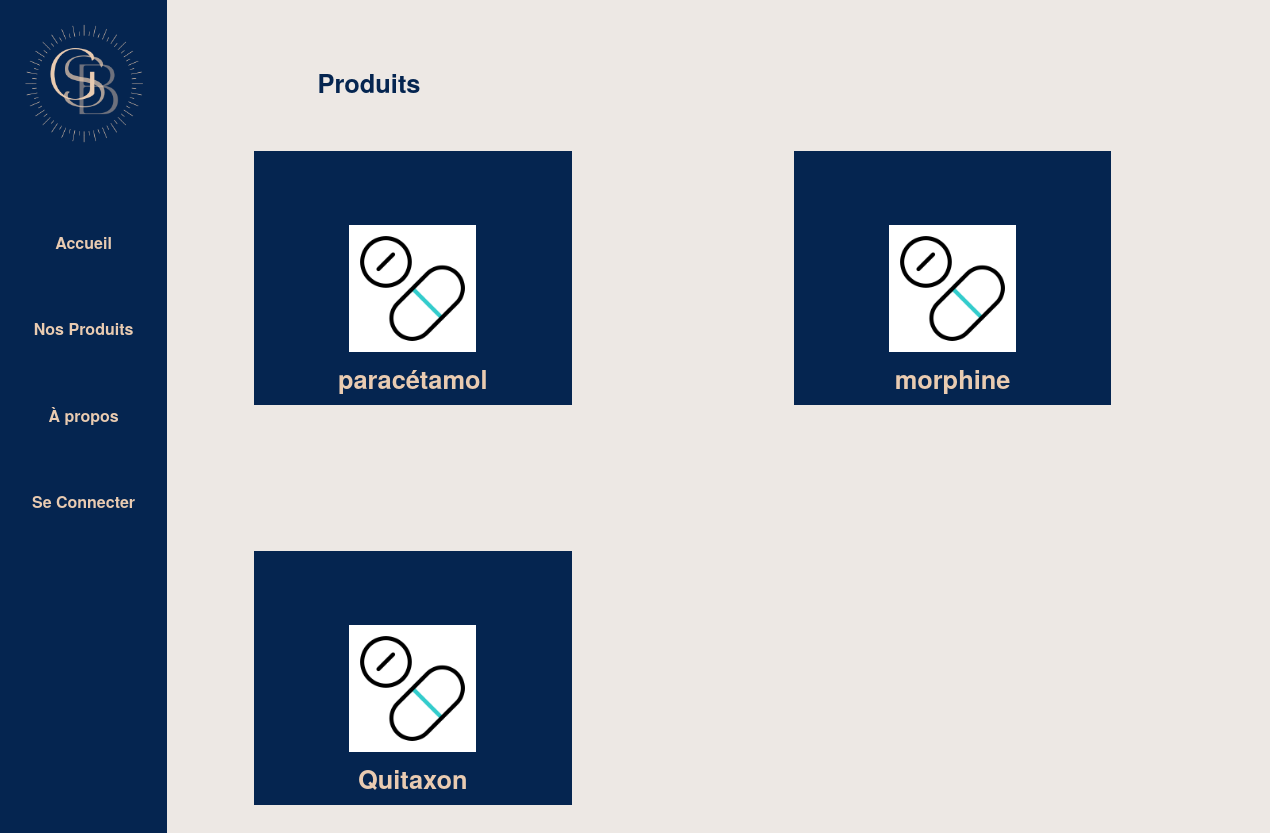
The app's page /index.php?page=ProduitMain, older data.
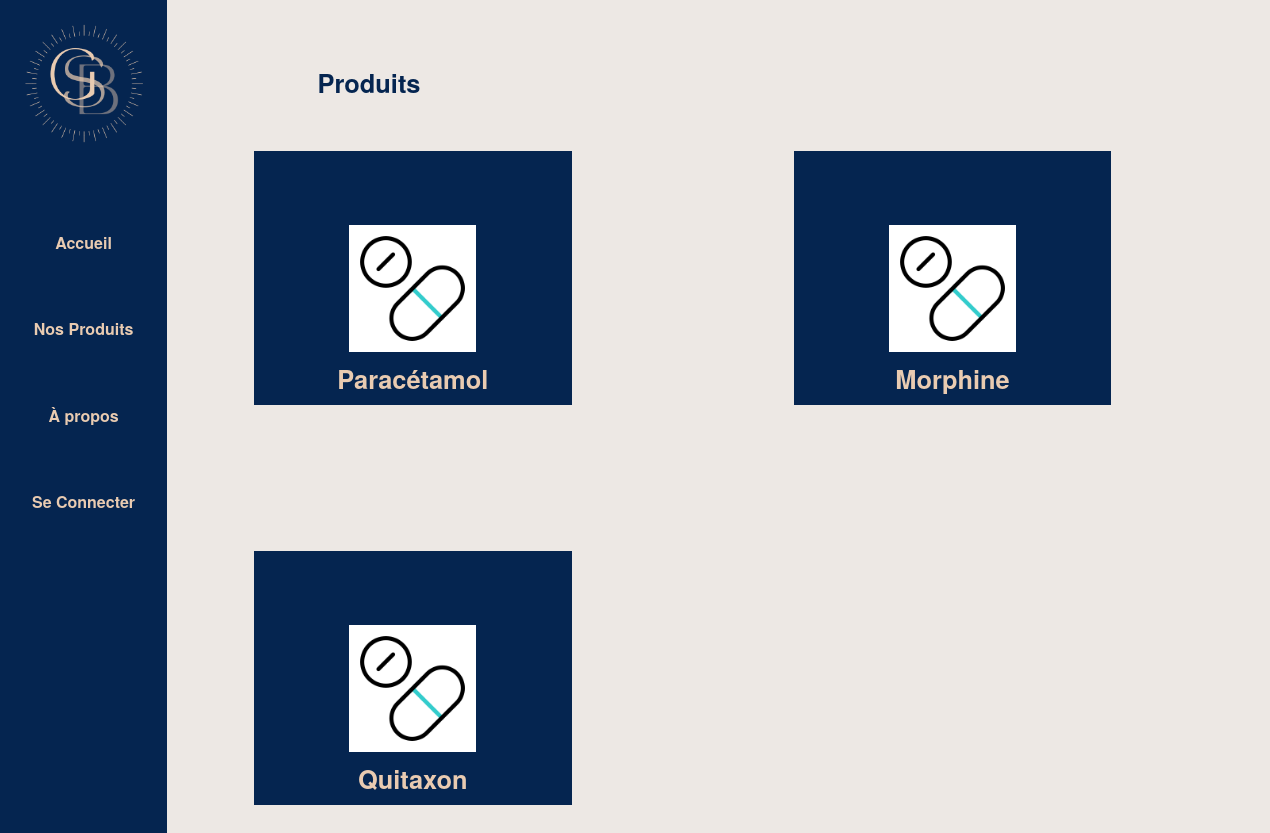
The same page, newer data.
### tables this page shows
CREATE TABLE `Echantillon` (
  `id_echantillon` int(11) NOT NULL,
  `nom` text DEFAULT NULL,
  `dateDistribution` date DEFAULT NULL,
  `quantite` int(255) DEFAULT NULL,
  `description` text DEFAULT NULL,
  `sortie` tinyint(1) NOT NULL
);

### Model/ProduitMain.php (called while the page is built, shortened)
<?php
    $bdd = new PDO('mysql:host=localhost;dbname=AppCR;charset=utf8;', 'root', '', array(PDO::ATTR_PERSISTENT => true));
    $queryProduit = "SELECT * FROM Echantillon WHERE sortie = 1";
    $Produit = $bdd->prepare($queryProduit);
    $Produit->execute();
?>

### View/Navigation/ProduitMain.php (the view)
<div></div>
<div>
    <h1 class="TitlePage">Produits</h1>
    <div class="page_produit">
        <?php
            while ($row = $Produit->fetch()) {
                echo "
                    <div class='carte_produit'>
                        <div class='carte_produit_derriere'>
                            <div class='carte_produit_devant'><br><br><img src='View/Asset/Content/pills.gif'><br>{$row['nom']}</div>
                            <h2><span>Date de Sortie : </span>{$row['dateDistribution']}</h2><br>
                            <h2><span>Description : </span><br>{$row['description']}</h2>
                        </div>
                    </div>
                ";
            }
        ?>
    </div>
</div>

Row changes from the older to the newer data that the page shows:
changed echantillon: nom "paracétamol" → "Paracétamol"
changed echantillon: nom "morphine" → "Morphine"
